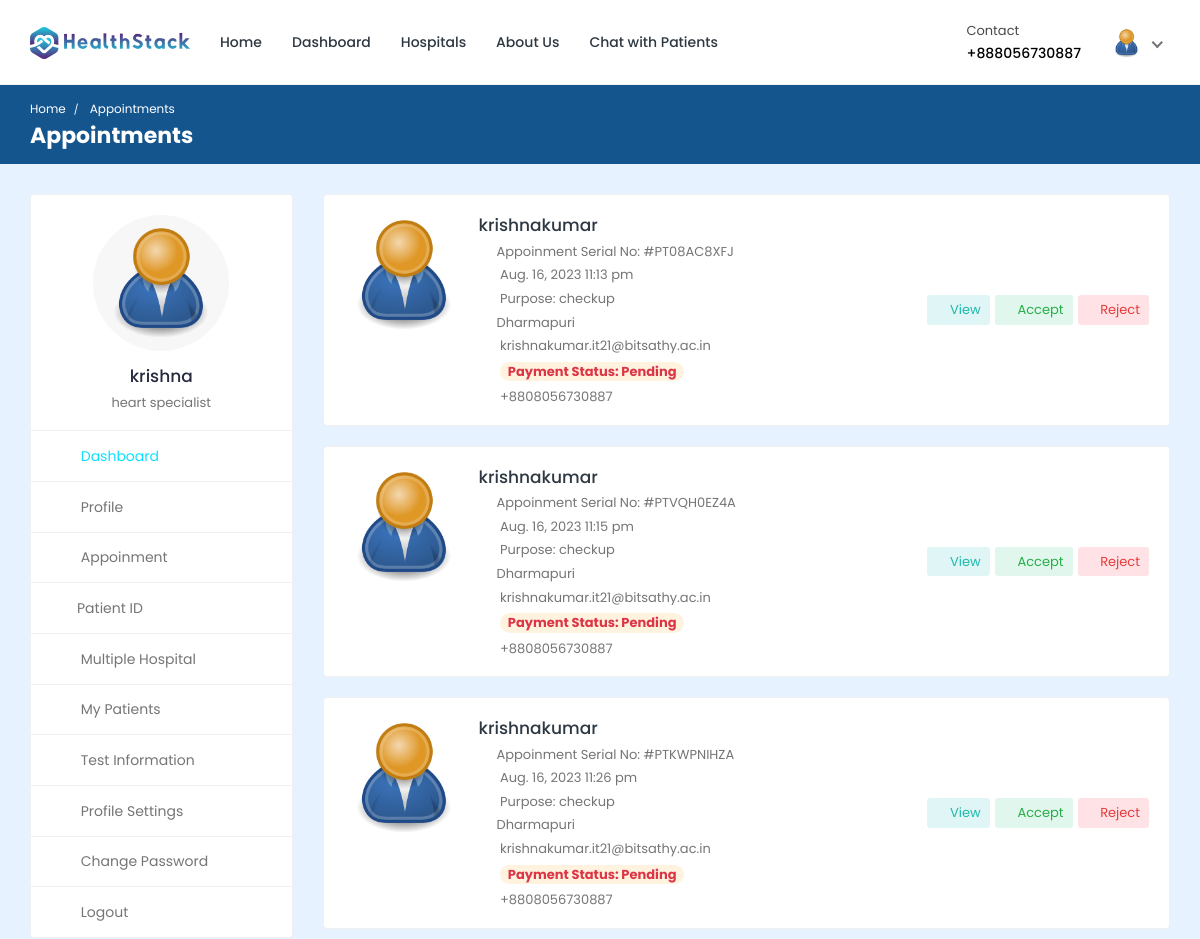
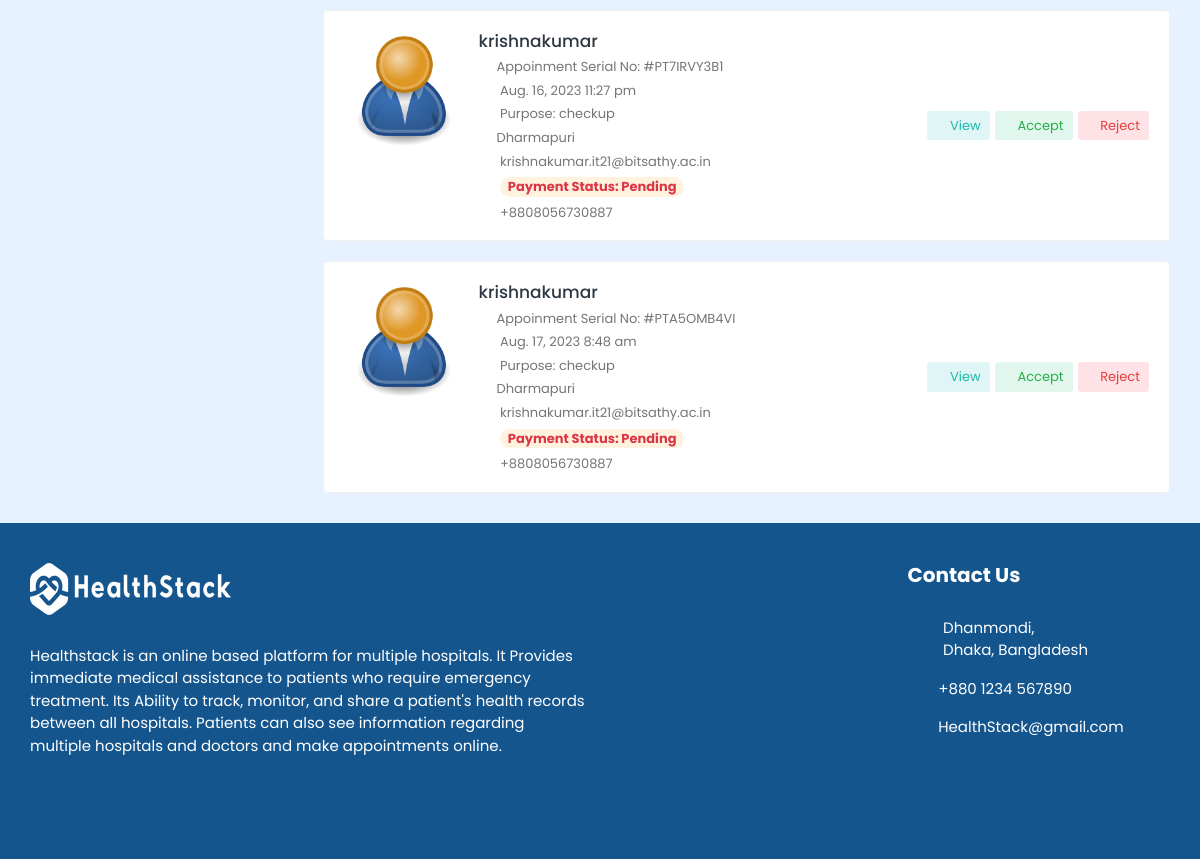
The page /doctor/appointments/ (signed in) on the database its author committed (2 pictures, top to bottom).
### doctor/models.py (models this page shows, shortened)
class Doctor_Information(models.Model):
    DOCTOR_TYPE = (
        ('Cardiologists', 'Cardiologists'),
        ('Neurologists', 'Neurologists'),
        ('Pediatricians', 'Pediatricians'),
        ('Physiatrists', 'Physiatrists'),
        ('Dermatologists', 'Dermatologists'),
    )
    doctor_id = models.AutoField(primary_key=True)
    user = models.OneToOneField(User, on_delete=models.CASCADE, null=True, blank=True, related_name='profile')
    name = models.CharField(max_length=200, null=True, blank=True)
    username = models.CharField(max_length=200, null=True, blank=True)
    gender = models.CharField(max_length=200, null=True, blank=True)
    description = models.TextField(max_length=1000, null=True, blank=True)
    department = models.CharField(max_length=200, choices=DOCTOR_TYPE, null=True, blank=True)
    department_name = models.ForeignKey(hospital_department, on_delete=models.SET_NULL, null=True, blank=True)
    specialization = models.ForeignKey(specialization, on_delete=models.SET_NULL, null=True, blank=True)
    featured_image = models.ImageField(upload_to='doctors/', default='doctors/user-default.png', null=True, blank=True)
    certificate_image = models.ImageField(upload_to='doctors_certificate/', default='doctors_certificate/default.png', null=True, blank=True)
    email = models.EmailField(max_length=200, null=True, blank=True)
    phone_number = models.CharField(max_length=200, null=True, blank=True)
    nid = models.CharField(max_length=200, null=True, blank=True)
    visiting_hour = models.CharField(max_length=200, null=True, blank=True)
    consultation_fee = models.IntegerField(null=True, blank=True)
    report_fee = models.IntegerField(null=True, blank=True)
    dob = models.CharField(max_length=200, null=True, blank=True)
    institute = models.CharField(max_length=200, null=True, blank=True)
    degree = models.CharField(max_length=200, null=True, blank=True)
    completion_year = models.CharField(max_length=200, null=True, blank=True)
    work_place = models.CharField(max_length=200, null=True, blank=True)
    designation = models.CharField(max_length=200, null=True, blank=True)
    start_year = models.CharField(max_length=200, null=True, blank=True)
    end_year = models.CharField(max_length=200, null=True, blank=True)
    register_status =  models.CharField(max_length=200, null=True, blank=True)
    hospital_name = models.ForeignKey(Hospital_Information, on_delete=models.SET_NULL, null=True, blank=True)

class Appointment(models.Model):
    APPOINTMENT_TYPE = (
        ('report', 'report'),
        ('checkup', 'checkup'),
    )
    APPOINTMENT_STATUS = (
        ('pending', 'pending'),
        ('confirmed', 'confirmed'),
        ('cancelled', 'cancelled'),
    )
    id = models.AutoField(primary_key=True)
    date = models.DateField(null=True, blank=True)
    time = models.CharField(max_length=200, null=True, blank=True)
    doctor = models.ForeignKey(Doctor_Information, on_delete=models.CASCADE, null=True, blank=True)
    patient = models.ForeignKey(Patient, on_delete=models.CASCADE, null=True, blank=True)
    appointment_type = models.CharField(max_length=200, choices=APPOINTMENT_TYPE)
    appointment_status = models.CharField(max_length=200, choices=APPOINTMENT_STATUS)
    serial_number = models.CharField(max_length=200, null=True, blank=True)
    payment_status = models.CharField(max_length=200, null=True, blank=True, default='pending')
    transaction_id = models.CharField(max_length=255, null=True, blank=True)
    message = models.CharField(max_length=255, null=True, blank=True)

### hospital_admin/models.py (models this page shows, shortened)
class specialization(models.Model):
    specialization_id = models.AutoField(primary_key=True)
    specialization_name = models.CharField(max_length=200, null=True, blank=True)
    hospital = models.ForeignKey(Hospital_Information, on_delete=models.CASCADE, null=True, blank=True)

### hospital/models.py (models this page shows, shortened)
class Patient(models.Model):
    patient_id = models.AutoField(primary_key=True)
    user = models.OneToOneField(User, on_delete=models.CASCADE, null=True, blank=True, related_name='patient')
    name = models.CharField(max_length=200, null=True, blank=True)
    username = models.CharField(max_length=200, null=True, blank=True)
    age = models.IntegerField(null=True, blank=True)
    email = models.EmailField(max_length=200, null=True, blank=True)
    phone_number = models.IntegerField(null=True, blank=True)
    address = models.CharField(max_length=200, null=True, blank=True)
    featured_image = models.ImageField(upload_to='patients/', default='patients/user-default.png', null=True, blank=True)
    blood_group = models.CharField(max_length=200, null=True, blank=True)
    history = models.CharField(max_length=200, null=True, blank=True)
    dob = models.CharField(max_length=200, null=True, blank=True)
    nid = models.CharField(max_length=200, null=True, blank=True)
    serial_number = models.CharField(max_length=200, null=True, blank=True)
    login_status = models.CharField(max_length=200, null=True, blank=True, default="offline")

### doctor/views.py (the view)
# urls.py: path('appointments/',views.appointments, name='appointments'),
@csrf_exempt
@login_required(login_url="doctor-login")
def appointments(request):
    doctor = Doctor_Information.objects.get(user=request.user)
    appointments = Appointment.objects.filter(doctor=doctor).filter(appointment_status='pending').order_by('date')
    context = {'doctor': doctor, 'appointments': appointments}
    return render(request, 'appointments.html', context)

### templates/appointments.html (shortened to what this page needs)
{% load static %}
<!DOCTYPE html>
<html lang="en">
  <head>
    <link
      rel="stylesheet"
      href="{% static 'HealthStack-System/css/Normal/bootstrap.min.css' %}"
    />
    <link
      rel="stylesheet"
      href="{% static 'HealthStack-System/plugins/Normal/fontawesome/css/fontawesome.min.css' %}"
    />
    <link
      rel="stylesheet"
      href="{% static 'HealthStack-System/plugins/Normal/fontawesome/css/all.min.css' %}"
    />
    <link
      rel="stylesheet"
      href="{% static 'HealthStack-System/css/Normal/style.css' %}"
    />
  </head>
  <body>
    <div class="main-wrapper">
      <header class="header">{% include 'doctor-navbar.html' %}</header>
      <div class="breadcrumb-bar">
        <div class="container-fluid">
          <div class="row align-items-center">
            <div class="col-md-12 col-12">
              <nav aria-label="breadcrumb" class="page-breadcrumb">
                <ol class="breadcrumb">
                  <li class="breadcrumb-item">
                    <a href="index-2.html">Home</a>
                  </li>
                  <li class="breadcrumb-item active" aria-current="page">
                    Appointments
                  </li>
                </ol>
              </nav>
              <h2 class="breadcrumb-title">Appointments</h2>
            </div>
          </div>
        </div>
      </div>
      <div class="content">
        <div class="container-fluid">
          <div class="row">
            <div class="col-md-5 col-lg-4 col-xl-3 theiaStickySidebar">
              <div>{% include 'doctor-sidebar.html' %}</div>
            </div>
            <div class="col-md-7 col-lg-8 col-xl-9">
              <div class="appointments">
                {% for app in appointments %}
                <div class="appointment-list">
                  <div class="profile-info-widget">
                    <a href="patient-profile.html" class="booking-doc-img">
                      <img
                        src="{{app.patient.featured_image.url}}"
                        alt="User Image"
                      />
                    </a>
                    <div class="profile-det-info">
                      <h3><a href="{%url 'patient-profile' pk=app.patient.patient_id%}">{{app.patient.name}}</a></h3>
                      <div class="patient-details">
                        <h5>
                          <i class="fas fa-file"></i>Appoinment Serial No: #PT{{app.serial_number}}
                        </h5>
                        <h5>
                          <i class="far fa-clock"></i> {{app.date}} {{app.time}}
                        </h5>
                        <h5>
                          <i class="fas fa-briefcase-medical"></i> Purpose: {{app.appointment_type}}
                        </h5>
                        <h5>
                          <i class="fas fa-map-marker-alt"></i>{{app.patient.address}}
                        </h5>
                        <h5>
                          <i class="fas fa-envelope"></i> {{app.patient.email}}
                        </h5>
                        <h5>
                          {% if app.payment_status == 'pending' %}
                          <i class="fas fa-money-check-alt"></i> <span class="badge badge-pill bg-warning-light">Payment Status: Pending</span>
                          {% endif %}
                        </h5>
                        <h5 class="mb-0">
                          <i class="fas fa-phone"></i> +880{{app.patient.phone_number}}
                        </h5>
                      </div>
                    </div>
                  </div>
                  <div class="appointment-action">
                    <a href="#" class="btn btn-sm bg-info-light" data-toggle="modal" data-target="#appt_details"><i class="far fa-eye"></i> View</a>
                    <a href="{% url 'accept-appointment' pk=app.id %}" onclick="return confirm('Accept appointment?');" class="btn btn-sm bg-success-light"><i class="fas fa-check"></i> Accept</a>
                    <a href="{% url 'reject-appointment' pk=app.id %}" onclick="return confirm('Reject Appointment?');" class="btn btn-sm bg-danger-light"><i class="fas fa-times"></i> Reject</a>
                  </div>
                </div>
                {% endfor %}
              </div>
            </div>
          </div>
        </div>
      </div>
      {% include 'footer.html' %}
    </div>
  </body>
</html>

### templates/doctor-navbar.html (shortened to what this page needs)
{% load static %}
<nav class="navbar navbar-expand-lg header-nav">
  <div class="navbar-header">
    <a href="{% url 'hospital_home'%}" class="navbar-brand logo">
      <img
        src="{% static 'HealthStack-System/images/Normal/logo.jpg' %}"
        class="img-fluid"
        alt="Logo"
      />
    </a>
  </div>
  <div class="main-menu-wrapper">
    <ul class="main-nav">
      <li>
        <a href="{% url 'hospital_home'%}">Home</a>
      </li>
      <li>
        <a href="{% url 'doctor-dashboard'%}">Dashboard</a>
      </li>
      <li><a href="{% url 'multiple-hospital' %}" style="text-decoration: none;">Hospitals</a></li>
      <li>
        <a href="{% url 'about-us'%}">About Us</a>
      </li>
      <li>
        <a href="{% url 'chat-home' pk=user.id %}">Chat with Patients</a>
      </li>
    </ul>
  </div>
  <ul class="nav header-navbar-rht">
    <li class="nav-item contact-item">
      <div class="header-contact-img">
        <i class="far fa-hospital"></i>
      </div>
      <div class="header-contact-detail">
        <p class="contact-header">Contact</p>
        <p class="contact-info-header">+88{{doctor.phone_number}}</p>
      </div>
    </li>
    <li class="nav-item dropdown has-arrow logged-item">
      <a href="#" class="dropdown-toggle nav-link" data-toggle="dropdown">
        <span class="user-img">
          <img
            class="rounded-circle"
            src="{{ doctor.featured_image.url }}"
            width="31"
            alt="Darren Elder"
          />
        </span>
      </a>
    </li>
  </ul>
</nav>

### templates/doctor-sidebar.html (shortened to what this page needs)
{% load static %}
<div class="profile-sidebar">
  <div class="widget-profile pro-widget-content">
    <div class="profile-info-widget">
      <a href="#" class="booking-doc-img">
        <img
          src="{{ doctor.featured_image.url }}"
          alt="User Image"
        />
      </a>
      <div class="profile-det-info">
        <h3>{{ doctor.name }}</h3>
        <div class="patient-details">
          <h5 class="mb-0">{{doctor.specialization.specialization_name}}</h5>
        </div>
      </div>
    </div>
  </div>
  <div class="dashboard-widget">
    <nav class="dashboard-menu sidebar">
      <ul>
        <li class="active">
          <a href="{% url 'doctor-dashboard' %}">
            <i class="fas fa-columns"></i>
            <span>Dashboard</span>
          </a>
        </li>
        <li>
        <a href="{% url 'doctor-profile' pk=doctor.doctor_id %}">
          <i class="fas fa-user"></i>
          <span>Profile</span>
        </a>
      </li>
        <li>
          <a href="{% url 'appointments'%}">
            <i class="fas fa-user-circle"></i>
            <span>Appoinment</span>
          </a>
        </li>
        <li class="nav-item has-submenu">
            <a href="#" class="nav-link"><i class="fas fa-search"></i><span>Patient ID</span></a>
        </li>
        <li>
          <a href="{% url 'multiple-hospital' %}">
            <i class="fas fa-hospital"></i>
            <span>Multiple Hospital</span>
          </a>
      </li>
        <li>
          <a href="{% url 'my-patients' %}">
            <i class="fas fa-user-injured"></i>
            <span>My Patients</span>
          </a>
        </li>
        <li>
          <a href="{% url 'doctor-test-list'%}" target="_blank">
            <i class="fas fa-hourglass-start"></i>
            <span>Test Information</span>
          </a>
        </li>
        <li>
          <a
            href="{% url 'doctor-profile-settings' %}"
          >
            <i class="fas fa-user-cog"></i>
            <span>Profile Settings</span>
          </a>
        </li>
        <li>
          <a href="{% url 'doctor-change-password' pk=user.id%}">
            <i class="fas fa-lock"></i>
            <span>Change Password</span>
          </a>
        </li>
        <li>
          <a href="{% url 'doctor-logout'%}">
            <i class="fas fa-sign-out-alt"></i>
            <span>Logout</span>
          </a>
        </li>
      </ul>
    </nav>
  </div>
</div>

### rows shown on the page
Doctor_Information: phone_number "8056730887", featured_image (placeholder picture), name "krishna", specialization.specialization_name "heart specialist"
Appointment: patient.featured_image (placeholder picture), patient.name "krishnakumar", serial_number "08AC8XFJ", date "Aug. 16, 2023", time "11:13 pm", appointment_type "checkup", patient.address "Dharmapuri", patient.email "krishnakumar.it21@bitsathy.ac.in", payment_status "pending" (drawn), patient.phone_number "8056730887"
Appointment: patient.featured_image (placeholder picture), patient.name "krishnakumar", serial_number "VQH0EZ4A", date "Aug. 16, 2023", time "11:15 pm", appointment_type "checkup", patient.address "Dharmapuri", patient.email "krishnakumar.it21@bitsathy.ac.in", payment_status "pending" (drawn), patient.phone_number "8056730887"
Appointment: patient.featured_image (placeholder picture), patient.name "krishnakumar", serial_number "KWPNIHZA", date "Aug. 16, 2023", time "11:26 pm", appointment_type "checkup", patient.address "Dharmapuri", patient.email "krishnakumar.it21@bitsathy.ac.in", payment_status "pending" (drawn), patient.phone_number "8056730887"
Appointment: patient.featured_image (placeholder picture), patient.name "krishnakumar", serial_number "7IRVY3B1", date "Aug. 16, 2023", time "11:27 pm", appointment_type "checkup", patient.address "Dharmapuri", patient.email "krishnakumar.it21@bitsathy.ac.in", payment_status "pending" (drawn), patient.phone_number "8056730887"
Appointment: patient.featured_image (placeholder picture), patient.name "krishnakumar", serial_number "A5OMB4VI", date "Aug. 17, 2023", time "8:48 am", appointment_type "checkup", patient.address "Dharmapuri", patient.email "krishnakumar.it21@bitsathy.ac.in", payment_status "pending" (drawn), patient.phone_number "8056730887"
